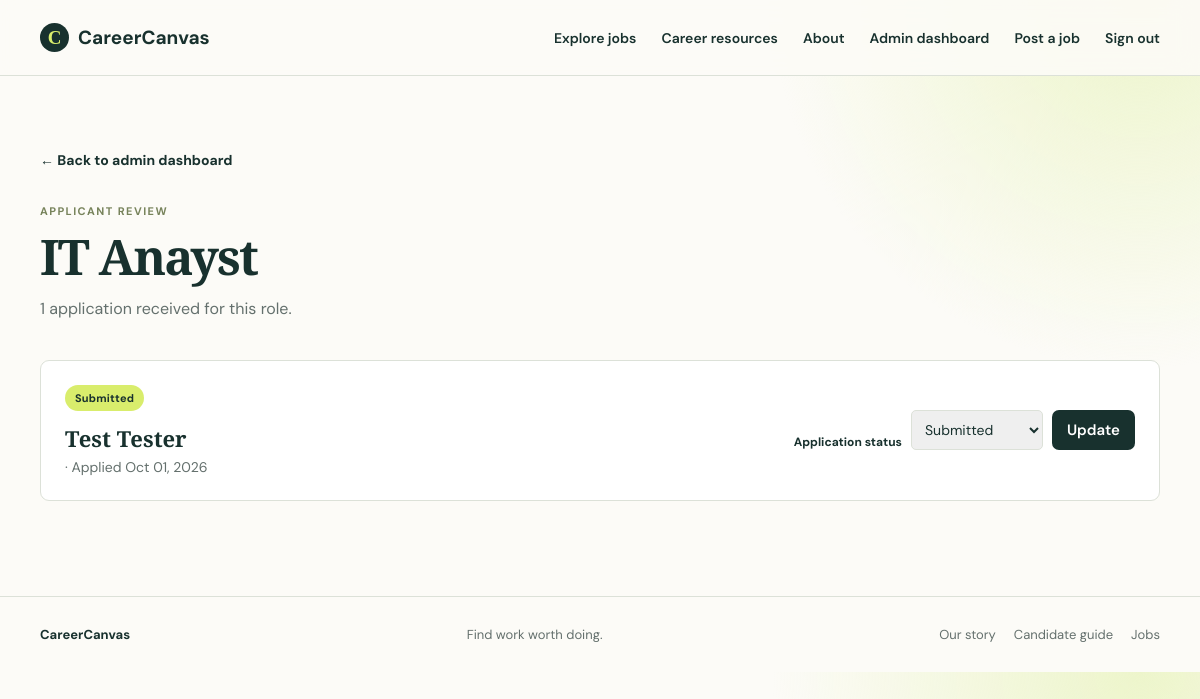
/job/5/applicants/ (signed in), run on the app's committed database.
### jobs/models.py (models this page shows, shortened)
class Jobs(models.Model):
    title=models.CharField(max_length=100)
    sector=models.ForeignKey(Sectors,on_delete=models.CASCADE)
    location=models.CharField(max_length=50)
    description=models.TextField()
    salary=models.CharField(max_length=50)
    post_date=models.DateField(auto_now_add=True)
    slug=models.SlugField(blank=True)
    is_active=models.BooleanField(default=True)
    author = models.ForeignKey(User, on_delete=models.SET_NULL, null=True, blank=True, related_name="posted_jobs")
    employment_type = models.CharField(max_length=30, default="Full-time")

class Applications(models.Model):
    job=models.ForeignKey(Jobs,on_delete=models.CASCADE)
    user=models.ForeignKey(User,on_delete=models.CASCADE)
    date=models.DateField(auto_now_add=True)
    status = models.CharField(max_length=20, default="Submitted")
    class Meta:
        constraints = [
            models.UniqueConstraint(fields=["job", "user"], name="unique_job_application")
        ]

### jobs/views.py (the view)
# urls.py: path('job/<int:job_id>/applicants/', views.applicants, name="applicants"),
@user_passes_test(lambda user: user.is_staff, login_url="login")
def applicants(request, job_id):
    job = get_object_or_404(Jobs, id=job_id)
    applications = Applications.objects.filter(job=job).select_related("user").order_by("-date")
    return render(request, "applicants.html", {"job": job, "applications": applications, "status_choices": ApplicationStatusForm().fields["status"].choices})

### templates/applicants.html (shortened to what this page needs)
{% extends 'base.html' %}
{% block content %}<section class="form-page container"><a class="back-link" href="{% url 'dashboard' %}">← Back to admin dashboard</a><div class="form-intro"><p class="eyebrow">APPLICANT REVIEW</p><h1>{{ job.title }}</h1><p>{{ applications|length }} application{{ applications|length|pluralize }} received for this role.</p></div><div class="applicant-list">{% for application in applications %}<article class="applicant-card"><div><span class="tag">{{ application.status }}</span><h3>{{ application.user.get_full_name|default:application.user.username }}</h3><p>{{ application.user.email }} · Applied {{ application.date|date:'M d, Y' }}</p></div><form method="post" action="{% url 'update_application_status' application.id %}">{% csrf_token %}<label for="status-{{ application.id }}">Application status</label><select id="status-{{ application.id }}" name="status">{% for value, label in status_choices %}<option value="{{ value }}" {% if application.status == value %}selected{% endif %}>{{ label }}</option>{% endfor %}</select><button class="button button-small" type="submit">Update</button></form></article>{% empty %}<div class="empty-state"><h3>No applications yet.</h3><p>Share the opening and check back when candidates start applying.</p></div>{% endfor %}</div></section>{% endblock %}

### static/css/site.css (style rules this page uses)
:root { --ink: #18312e; --muted: #64706d; --paper: #fcfbf7; --cream: #f1ede2; --line: #dce1d8; --lime: #d9ed6c; --accent: #ed6a4d }
* { box-sizing: border-box }
body { margin: 0; background: radial-gradient(circle at 95% 0%, #edf5cb 0, transparent 23rem), var(--paper); color: var(--ink); font: 16px 'DM Sans', sans-serif }
.container { width: min(1120px, calc(100% - 40px)); margin: auto }
a { color: inherit; text-decoration: none }
.button { display: inline-block; background: var(--ink); color: white; padding: 14px 20px; border: 0; border-radius: 7px; font: 600 15px 'DM Sans'; cursor: pointer }
.button-small { padding: 10px 15px }
.eyebrow { letter-spacing: .13em; font-size: 11px; font-weight: 700; color: #77835b; margin: 0 0 14px }
h1, h2, h3 { margin-top: 0 }
h1 { font: 700 clamp(45px, 6vw, 75px)/.98 'Playfair Display', serif; letter-spacing: -.04em }
.tag { display: inline-block; background: var(--lime); padding: 6px 10px; font-size: 11px; font-weight: 700; border-radius: 20px; letter-spacing:.02em }
.back-link { display: block; font-size: 14px; font-weight: 700; margin-bottom: 35px }
.form-page { padding: 75px 0 95px }
.form-intro { max-width: 620px }
.form-intro h1, .auth-card h1 { font-size: 49px; margin-bottom: 14px }
.form-intro>p:last-child, .auth-card>p { color: var(--muted); line-height: 1.6 }
.applicant-list { display:grid; gap:14px; margin-top:38px }
.applicant-card { display:flex; justify-content:space-between; align-items:center; gap:30px; background:white; border:1px solid var(--line); border-radius:9px; padding:24px }
.applicant-card h3 { font:600 22px 'Playfair Display'; margin:12px 0 5px }
.applicant-card p { color:var(--muted); margin:0; font-size:14px }
.applicant-card form { display:flex; align-items:end; gap:9px }
.applicant-card label { display:grid; gap:6px; font-size:12px; font-weight:700 }
.applicant-card select { min-width:132px; border:1px solid var(--line); padding:9px; border-radius:5px; font:14px 'DM Sans'; color:var(--ink) }

### data on the page
Jobs: title "IT Anayst"
Applications: status "Submitted", user.get_full_name "Test Tester", date "Oct 01, 2026"

### other printed values
{{ applications|length }} "1"
